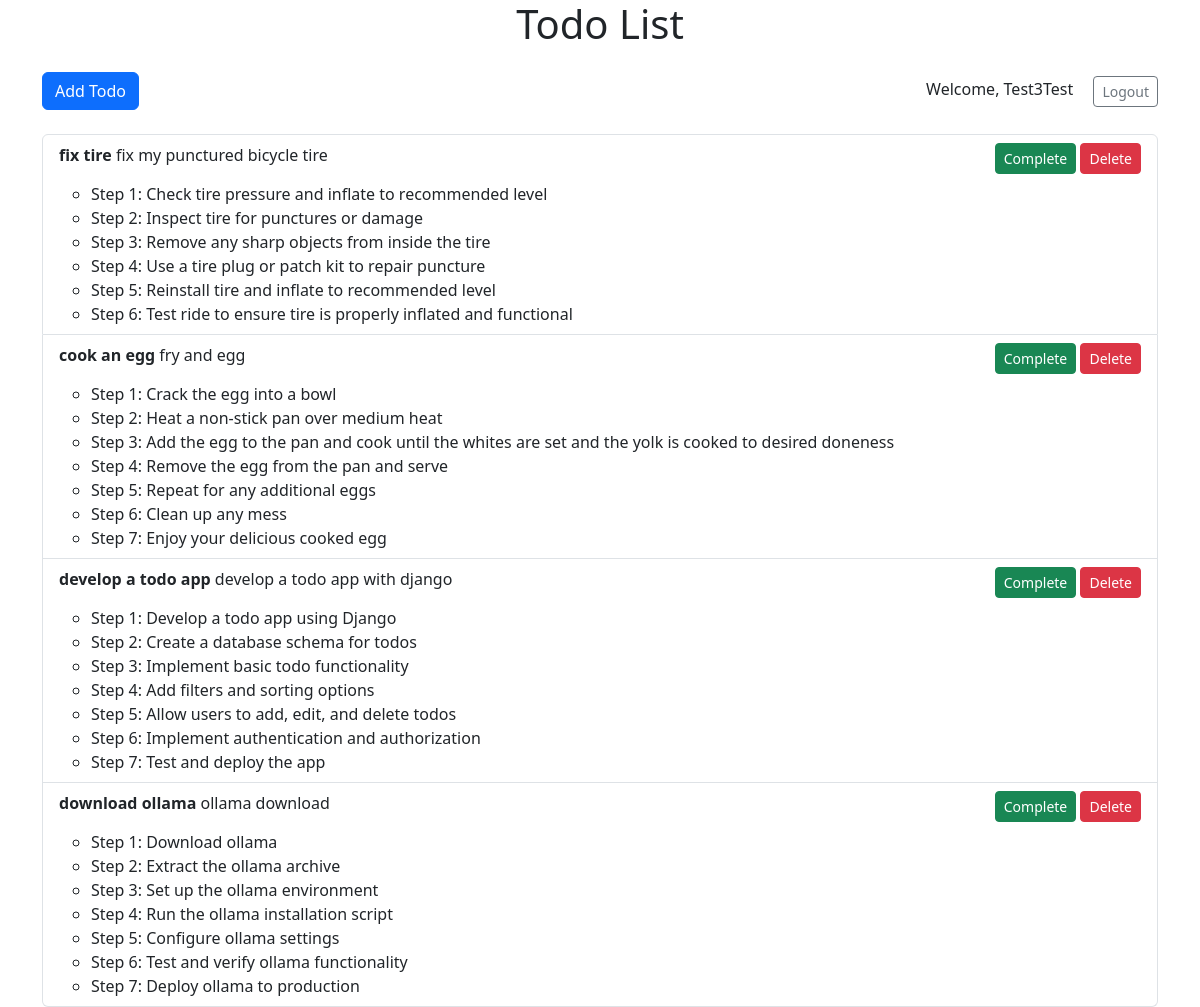
The page / (signed in) on the database its author committed.
### todo/models.py (models this page shows)
class TodoItem(models.Model):
    user = models.ForeignKey(User, on_delete=models.CASCADE, related_name='todo_items')  # Remove the null=True
    id = models.UUIDField(primary_key=True, default=uuid.uuid4, editable=False)
    title = models.CharField(max_length=255)
    description = models.TextField()
    steps = models.JSONField(default=list)
    completed = models.BooleanField(default=False)

### todo/views.py (the view)
# urls.py: path('', views.index, name='index'),
@login_required(login_url='login')
def index(request):
    todo_items = TodoItem.objects.all()
    return render(request, 'todo/index.html', {'todo_items': todo_items})

### todo/templates/todo/index.html (shortened to what this page needs)
{% load static %}
<!DOCTYPE html>
<html lang="en">
<head>
    <link href="https://cdn.jsdelivr.net/npm/bootstrap@5.3.3/dist/css/bootstrap.min.css" rel="stylesheet"
>
</head>
<body>
    <div class="container">
        <h1 class="text-center mb-4">Todo List</h1>
        <div class="d-flex justify-content-between align-items-center mb-4">
            <div>
                <a href="{% url 'add_todo' %}" class="btn btn-primary">Add Todo</a>
            </div>
            <div class="text-end">
                <span class="me-3">Welcome, {{ user.username }}</span>
                <a href="{% url 'logout' %}" class="btn btn-outline-secondary btn-sm">Logout</a>
            </div>
        </div>
        <ul class="list-group">
            {% for todo_item in todo_items %}
            <li class="list-group-item">
                <div class="d-flex justify-content-between">
                    <div>
                        <strong>{{ todo_item.title }}</strong>
                        <span>{{ todo_item.description }}</span>
                    </div>
                    <div>
                        <a href="{% url 'complete_todo' todo_item.id %}" class="btn btn-success btn-sm">Complete</a>
                        <a href="{% url 'delete_todo' todo_item.id %}" class="btn btn-danger btn-sm">Delete</a>
                    </div>
                </div>
                {% if todo_item.steps %}
                <ul class="mt-2">
                    {% for step in todo_item.steps %}
                    <li>{{ step }}</li>
                    {% endfor %}
                </ul>
                {% endif %}
            </li>
            {% endfor %}
        </ul>
    </div>
</body>
</html>

### rows shown on the page
TodoItem: title "fix tire", description "fix my punctured bicycle tire", steps "Step 1: Check tire pressure and inflate to recommended level" "Step 2: Inspect tire for punctures or damage" "Step 3: Remove any sharp objects from inside the tire" "Step 4: Use a tire plug or patch kit to repair puncture" "Step 5: Reinstall tire and inflate to recommended level" "Step 6: Test ride to ensure tire is properly inflated and functional"
TodoItem: title "cook an egg", description "fry and egg", steps "Step 1: Crack the egg into a bowl" "Step 2: Heat a non-stick pan over medium heat" "Step 3: Add the egg to the pan and cook until the whites are set and the yolk is cooked to desired doneness" "Step 4: Remove the egg from the pan and serve" "Step 5: Repeat for any additional eggs" "Step 6: Clean up any mess" "Step 7: Enjoy your delicious cooked egg"
TodoItem: title "develop a todo app", description "develop a todo app with django", steps "Step 1: Develop a todo app using Django" "Step 2: Create a database schema for todos" "Step 3: Implement basic todo functionality" "Step 4: Add filters and sorting options" "Step 5: Allow users to add, edit, and delete todos" "Step 6: Implement authentication and authorization" "Step 7: Test and deploy the app"
TodoItem: title "download ollama", description "ollama download", steps "Step 1: Download ollama" "Step 2: Extract the ollama archive" "Step 3: Set up the ollama environment" "Step 4: Run the ollama installation script" "Step 5: Configure ollama settings" "Step 6: Test and verify ollama functionality" "Step 7: Deploy ollama to production"

### other values the page prints
{{ user.username }} "Test3Test"
